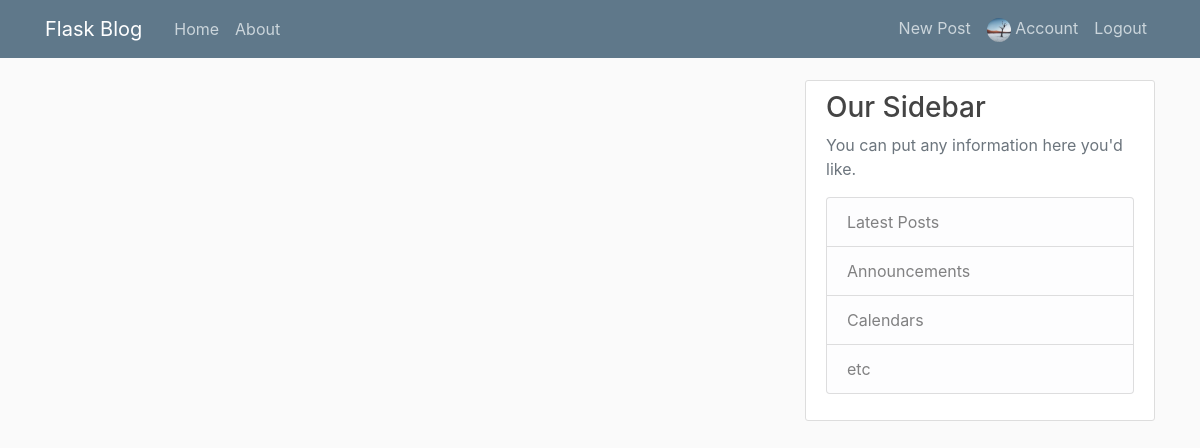
The page /home (signed in) on the database as committed earlier.
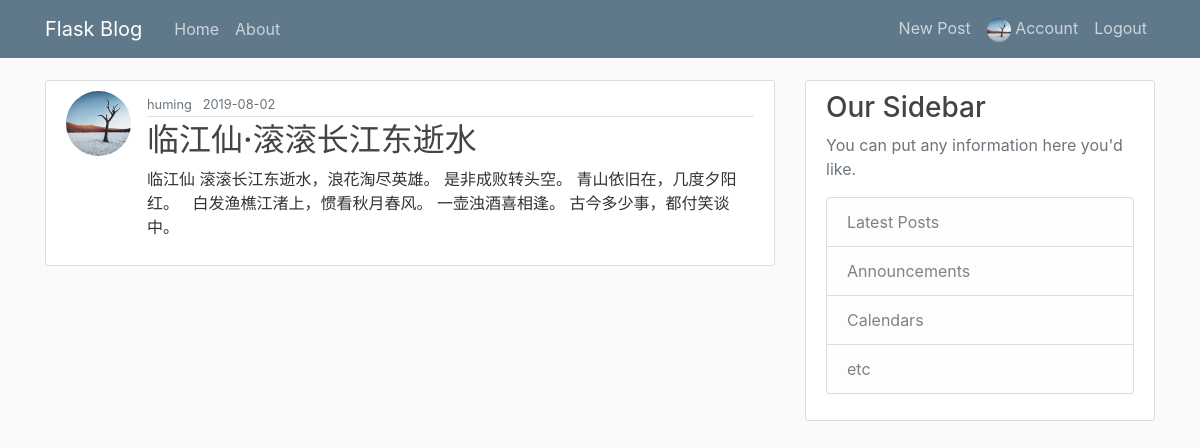
The same page on the database as committed later.
### galaxy/models/user.py (models this page shows, shortened)
class User(db.Model, UserMixin):
    id = db.Column(db.Integer, primary_key=True)
    username = db.Column(db.String(20), unique=True, nullable=False)
    email = db.Column(db.String(120), unique=True, nullable=False)
    image_file = db.Column(db.String(20), nullable=False, default='default.jpg')
    password = db.Column(db.String(60), nullable=False)
    posts = db.relationship('Post', backref='author', lazy=True)

### galaxy/models/post.py (models this page shows, shortened)
class Post(db.Model):
    id = db.Column(db.Integer, primary_key=True)
    title = db.Column(db.String(100), nullable=False)
    date_posted = db.Column(db.DateTime, nullable=False, default=datetime.now)
    content = db.Column(db.Text, nullable=False)
    user_id = db.Column(db.Integer, db.ForeignKey('user.id'), nullable=False)

### galaxy/routes/main.py (the view)
@main.route('/')
@main.route('/home')
def home():
    page = request.args.get('page', 1, type=int)
    posts = Post.query.order_by(Post.date_posted.desc()).paginate(per_page=5, page=page)
    return render_template('views/index.html', posts=posts)

### galaxy/__init__.py (called while the page is built)
def create_app():
    from .routes.user import user
    from .routes.post import post
    from .routes.main import main
    app = Flask(__name__)
    app.config.from_object(Config)
    db.init_app(app)
    db.create_all(app=app)
    bcrypt.init_app(app)
    mail.init_app(app)
    login_manager.init_app(app)
    app.register_blueprint(user)
    app.register_blueprint(post)
    app.register_blueprint(main)
    @app.template_filter()
    def html2text(t):
        bs = BeautifulSoup(t, 'html.parser')
        return bs.get_text()
    return app

### galaxy/models/user.py (called while the page is built)
@login_manager.user_loader
def load_user(user_id):
    return User.query.get(int(user_id))

### galaxy/templates/views/index.html (shortened to what this page needs)
{% extends 'layout/base_layout.html' %}
{% block content %}
    {% for post in posts.items %}
        <article class="media content-section">
            <img alt="img" class="rounded-circle article-img" src={{ url_for('static', filename='profile_pics/{}'.format(post.author.image_file)) }}>
            <div class="media-body">
                <div class="article-metadata">
                <small class="text-muted">{{ post.author.username }} &nbsp; {{ post.date_posted.strftime('%Y-%m-%d') }}</small>
                </div>
                <h2><a class="article-title" href="{{ url_for('post.single_post', post_id=post.id) }}">{{ post.title }}</a></h2>
                <p class="article-content">{{ (post.content | html2text)[0:100] }}</p>
            </div>
        </article>
    {% endfor %}
{% endblock %}

### galaxy/templates/layout/base_layout.html (shortened to what this page needs)
<!DOCTYPE html>
<html lang="en">
<head>
    {% block head %}
        <link rel="stylesheet"
              href="https://stackpath.bootstrapcdn.com/bootstrap/4.3.1/css/bootstrap.min.css"
>
        <link rel="stylesheet" href="{{ url_for('static', filename='css/style.css') }}" />
    {% endblock %}
</head>
<body>
     <header class="site-header">
      <nav class="navbar navbar-expand-md navbar-dark bg-steel fixed-top">
        <div class="container">
          <a class="navbar-brand mr-4" href="/">Flask Blog</a>
          <div class="collapse navbar-collapse" id="navbarToggle">
            <div class="navbar-nav mr-auto">
              <a class="nav-item nav-link" href="{{ url_for('main.home') }}">Home</a>
              <a class="nav-item nav-link" href="{{ url_for('main.about') }}">About</a>
            </div>
            <div class="navbar-nav">
              {% if current_user.is_authenticated %}
                <a class="nav-item nav-link" href="{{ url_for('post.new_post') }}">New Post</a>
                <a class="nav-item nav-link" href="{{ url_for('user.account') }}">
                    <img width="24" class="rounded-circle" src="{{ url_for('static', filename='profile_pics/{}'.format(current_user.image_file))}}" alt="">
                    Account
                </a>
                <a class="nav-item nav-link" href="{{ url_for('user.logout') }}">Logout</a>
              {% else %}
                <a class="nav-item nav-link" href="{{ url_for('user.login') }}">Login</a>
                <a class="nav-item nav-link" href="{{ url_for('user.register') }}">Register</a>
              {% endif %}
            </div>
          </div>
        </div>
      </nav>
    </header>
    <main role="main" class="container">
      <div class="row">
        <div class="col-md-8">
          {% block content %}{% endblock %}
        </div>
        <div class="col-md-4">
          <div class="content-section">
            <h3>Our Sidebar</h3>
            <p class='text-muted'>You can put any information here you'd like.
              <ul class="list-group">
                <li class="list-group-item list-group-item-light">Latest Posts</li>
                <li class="list-group-item list-group-item-light">Announcements</li>
                <li class="list-group-item list-group-item-light">Calendars</li>
                <li class="list-group-item list-group-item-light">etc</li>
              </ul>
            </p>
          </div>
        </div>
      </div>
    </main>
</body>
</html>

### galaxy/static/css/style.css (style rules this page uses)
body { background: #fafafa; color: #333333; margin-top: 5rem; }
h1, h2, h3, h4, h5, h6 { color: #444444; }
.bg-steel { background-color: #5f788a; }
.site-header .navbar-nav .nav-link { color: #cbd5db; }
.content-section { background: #ffffff; padding: 10px 20px; border: 1px solid #dddddd; border-radius: 3px; margin-bottom: 20px; }
.article-title { color: #444444; }
.article-img { height: 65px; width: 65px; margin-right: 16px; }
.article-metadata { padding-bottom: 1px; margin-bottom: 4px; border-bottom: 1px solid #e3e3e3 }

Rows that differ between the two databases and show on the page:
added Post: image_file (picture), author.username "huming", date_posted "2019-08-02", title "临江仙·滚滚长江东逝水", content "临江仙 滚滚长江东逝水，浪花淘尽英雄。 是非成败转头空。 青山依旧在，几度夕阳红。 白发渔樵江渚上，惯看秋月春风。 一壶浊酒喜相逢。 古今多少事，都付笑谈中。"
